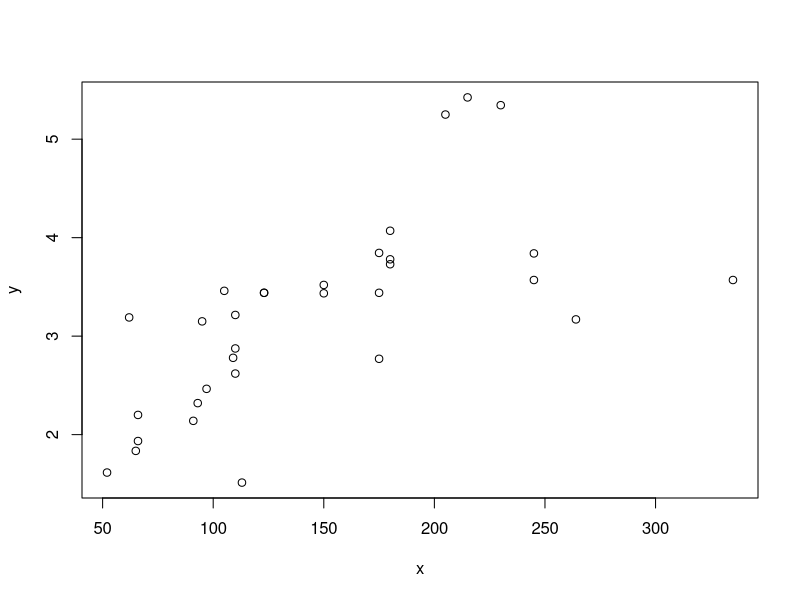
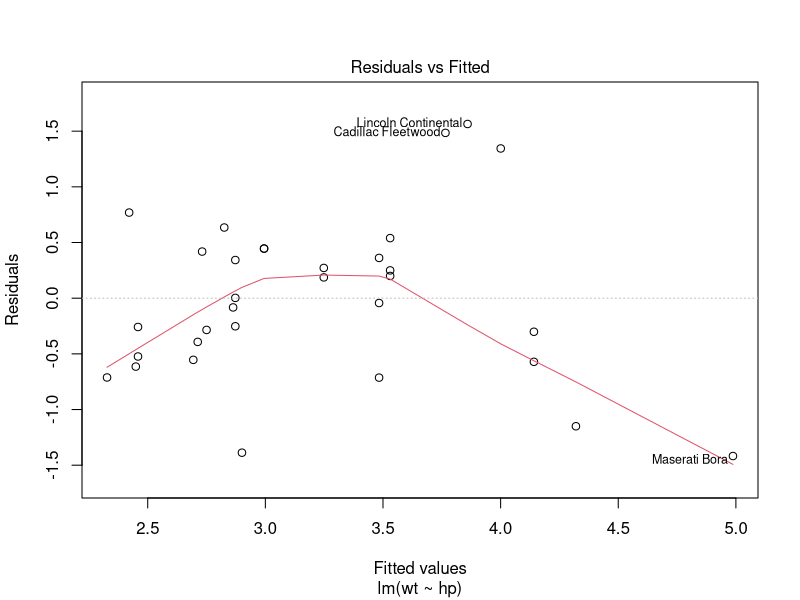
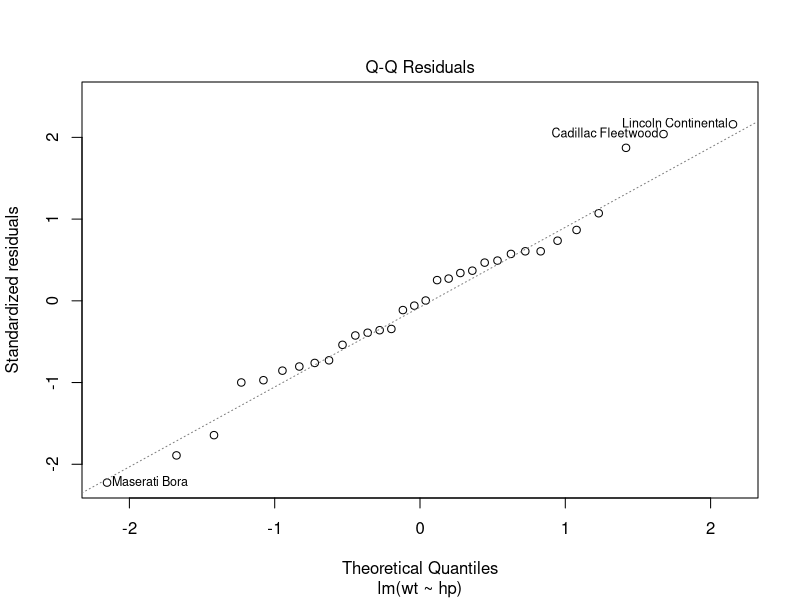
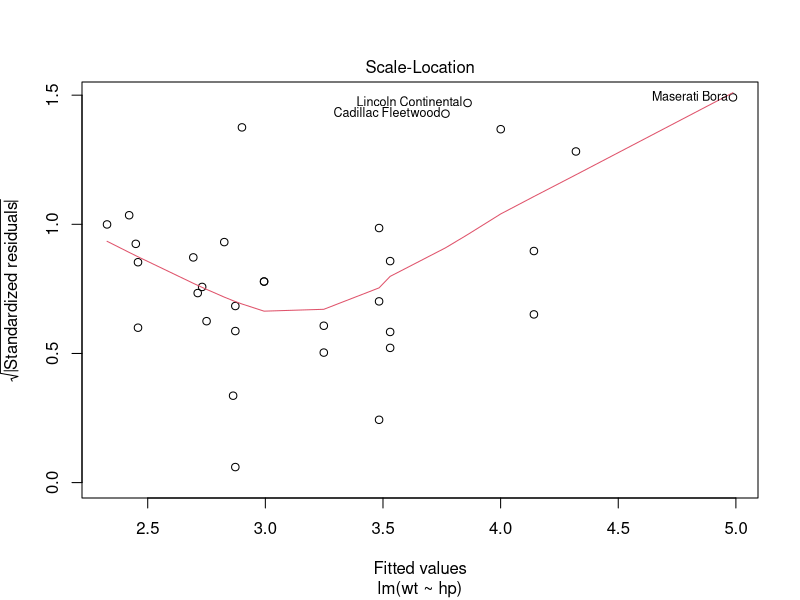
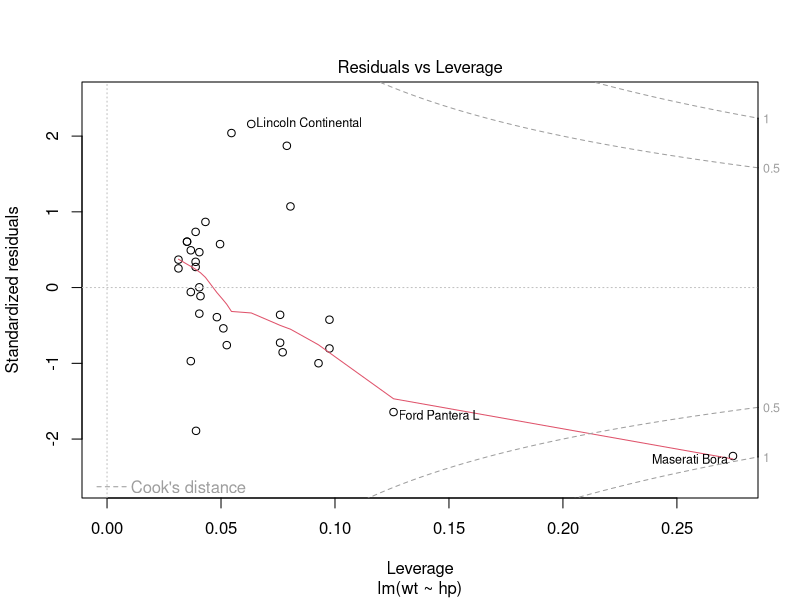
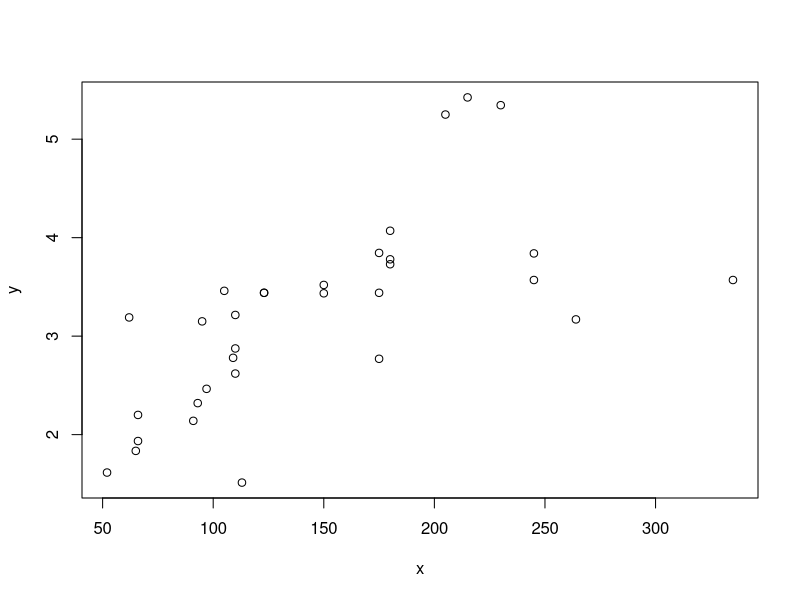

R code for these plots, in order: (Note: this script raises an error after producing the figures.)
###########################
# Recherche Uebung 10
###########################

?lm

head(mtcars)

y <- mtcars$wt
x <- mtcars$hp
plot(x, y)



# model wt as function der hp
wt.hp.model <- lm (wt~hp, data=mtcars)
wt.hp.model$coefficients

plot(wt.hp.model)


coeffs <- coefficients(wt.hp.model)
coeffs
est.wt <- coeffs[1]+ 200 * coeffs[2] 
est.wt

max(mtcars$hp)

?mtcars  
  
plot(x, y)
lines(x2, coeffs[1] + x2*coeffs[2])
  
?plot


# gewicht bei 200hp:
coeffs[1]+ 200 * coeffs[2] 

paste("a", "b", "c")

newdata <- data.frame(hp=200)

predict(wt.hp.model,newdata)

hps <- c(110)

newdata <- data.frame(hp=hps)
predict(wt.hp.model,newdata)

head(mtcars)


model$fitted.values

summary(wt.hp.model)$r.squared

# Bestimmtheitsmass
eruption.lm <- lm(eruptions ~ waiting, data=faithful)
summary(eruption.lm)

# Signifikanztest
summary(wt.hp.model)

